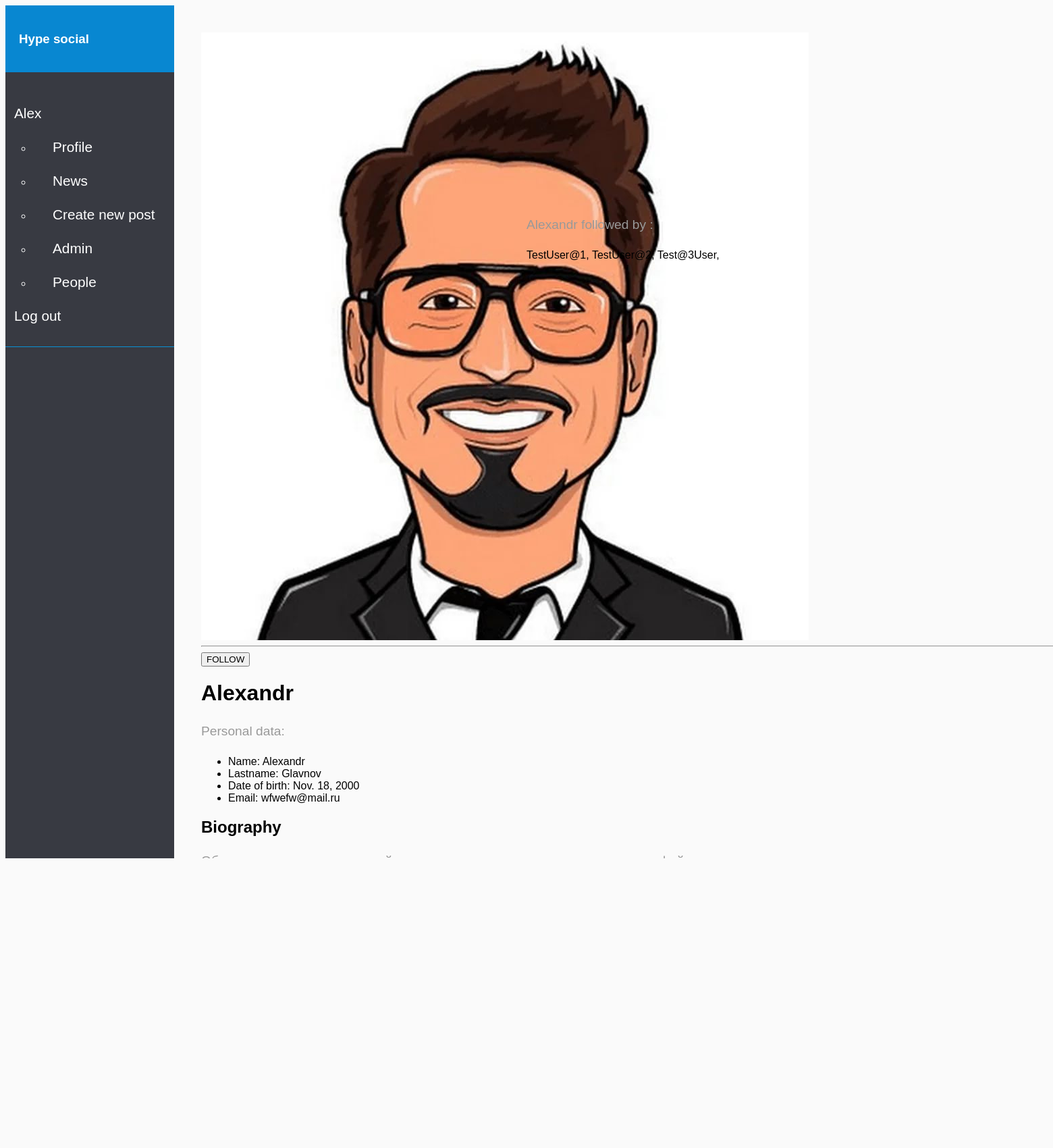
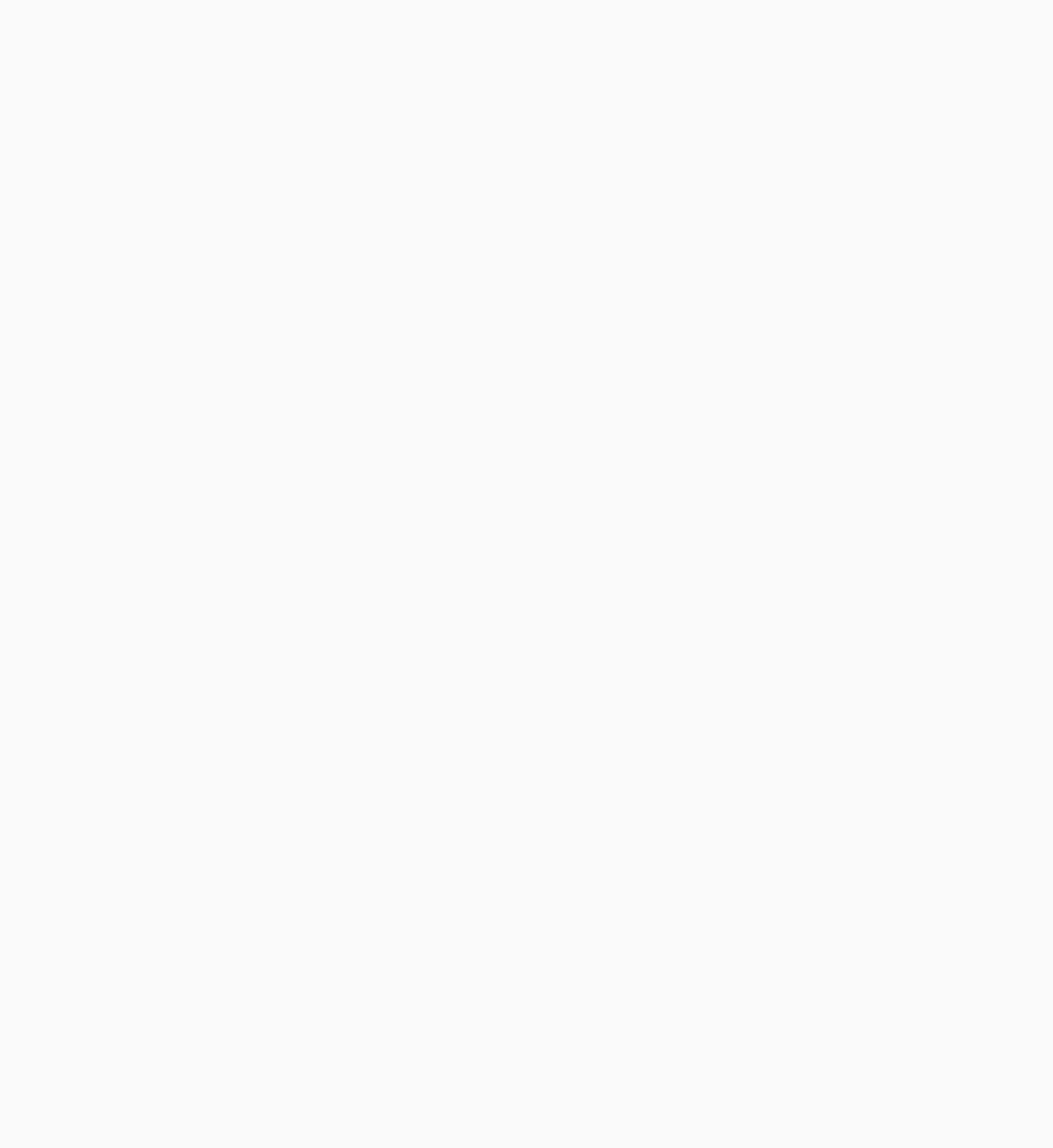
/api/personal_page/1/ (signed in, upper part), run on the app's committed database (2 pictures, top to bottom).
### user/models.py (models this page shows, shortened)
class Profile(models.Model):
    login = models.OneToOneField(User, on_delete=models.CASCADE, default='')
    name = models.CharField(max_length=90,  default='')
    last_name = models.CharField(max_length=90,  default='')
    date_birth = models.DateField(max_length=9)
    email = models.EmailField(max_length=100, unique=True, null=True, blank=True)
    bio = models.TextField(max_length=140)
    ava = models.ImageField(upload_to='avatar/', blank=True, null=True, default="add photo")
    followers = models.ManyToManyField(User, blank=True, related_name='following')
    def __str__(self):
        return self.name

class Post(models.Model):
    title = models.CharField(max_length=140)
    text = models.TextField(verbose_name='text')
    category = models.PositiveSmallIntegerField('category', choices=Category_choices)
    author = models.ForeignKey(Profile, on_delete=models.CASCADE, default=None)
    public_time = models.DateTimeField(default=timezone.now)
    img = models.ImageField(upload_to='posts/', blank=True, null=True, default="add img")

### user/views.py (the view)
# urls.py: path('personal_page/<int:pk>/', ProfilePage.as_view(), name='profile_page'),# another users page
class ProfilePage(DetailView):
    model = Profile
    def get_context_data(self, *, object_list=None, **kwargs, ):
        context = super(ProfilePage, self).get_context_data(**kwargs)
        view_profile = self.get_object()
        context['post'] = Post.objects.all().filter(author=view_profile)
        my_profile = Profile.objects.get(login=self.request.user)
        if view_profile.login in my_profile.followers.all():
            follow = True
        else:
            follow = False
        context['follow'] = follow
        return context

### user/templates/user/profile_detail.html (shortened to what this page needs)
{% extends "user/news.html" %}
{% load rest_framework %}
{% load static %}
{% load thumbnail %}
{% block content %}
    <div class="row">
      <div class="col-lg-5 col-md-6">
        <div class="mb-2">
          {% thumbnail object.ava "400x400" crop="center" as im %}
          <img src="{{MEDIA_URL}}{{ im.url }}" width="{{ im.width }}" height="{{ im.height }}" >
             {% endthumbnail %}
        </div>
          <hr>
          {% if follow %}
          <form action="{% url 'following' %}" method="POST">
              {% csrf_token %}
              <input type="hidden" name="profile_pk" value={{object.pk}}>
              <button type="submit" class="ui negative button">UNFOLLOW</button>
          </form>
          {% else %}
          <form action="{% url 'following' %}" method="POST">
              <button type="submit" class="ui positive button">FOLLOW</button>
          </form>
          {% endif %}
         <div class="following" style="position: absolute; top: 5%; left: 50%">
              <p>
                  {{object.name}} followed by :
          </p>
          {% for p in object.followers.all%}
          <a><a href="{% url 'profile_page' pk=p.pk %}">{{p}},</a></a>
             {% endfor %}
          </div>
        <div class="mb-2 d-flex">
          <h1 class="font-weight-normal">{{object.name}}</h1>
          <div class="social d-flex ml-auto">
            <p class="pr-2 font-weight-normal">Personal data:</p>
          </div>
        </div>
        <div class="mb-2">
          <ul class="list-unstyled">
            <li class="media">
              <span class="w-25 text-black font-weight-normal">Name:</span>
              <label class="media-body">{{object.name}}</label>
            </li>
            <li class="media">
              <span class="w-25 text-black font-weight-normal">Lastname:</span>
              <label class="media-body">{{object.last_name}}</label>
            </li>
            <li class="media">
              <span class="w-25 text-black font-weight-normal">Date of birth:</span>
              <label class="media-body">{{object.date_birth}}</label>
            </li>
            <li class="media">
              <span class="w-25 text-black font-weight-normal">Email: </span>
              <label class="media-body">{{object.email}}</label>
            </li>
          </ul>
        </div>
      </div>
      <div class="col-lg-7 col-md-6 pl-xl-3">
        <h2 class="font-weight-normal">Biography</h2>
        <p>{{object.bio}}</p>
        <ul class="col-lg-3 col-md-5 pl-xl-1"><h2>Posts</h2>
            {% for pos in post %}
            {% thumbnail pos.img "200x200" crop="center" as img %}
            <img src="{{MEDIA_URL}}{{ img.url }}" width="{{ im.width }}" height="{{ im.height }}" >
             {% endthumbnail %}
              {% endfor %}
        </ul>
      </div>
    {% endblock %}

### user/templates/user/news.html (shortened to what this page needs)
{% load rest_framework %}
{% load static %}
{% load thumbnail %}
<html lang="en">
 <html lang="en"><head>
 <link rel="stylesheet" href="{% static 'css/main.css'%}" >
 </head>
<body>
<div class="wrapper">
        <nav id="sidebar">
            <div class="sidebar-header">
                <h3>Hype social</h3>
            </div>
            <ul class="list-unstyled components">
                <li class="active">
                    {% if user.is_authenticated %}
                    <a href="#homeSubmenu" data-toggle="collapse" aria-expanded="false" class="dropdown-toggle">{{ user.get_username }}</a>
                    <ul class="collapse list-unstyled" >
                        <li>
                            <a href="{% url 'personal_page' %}">Profile</a>
                        </li>
                        <li>
                            <a href="{% url 'news' %}">News</a>
                        </li>
                        <li>
                            <a href="{% url 'create_post' %}">Create new post</a>
                        </li>
                        <li>
                            <a href="/admin/">Admin</a>
                        </li>
                        <li>
                            <a href="{% url 'people' %}">People</a>
                        </li>
                    </ul>
                </li>
                <li><a href="/accounts/logout/">Log out</a></li>
            </ul>
            {% else %}
                    <ul class="collapse list-unstyled" >
                <li>
                    <a href="/accounts/login">LogIn</a>
                </li>
              {% endif %}
        </nav>
        <div id="content">
         {% block content %}{% endblock %}
</div>
</div>
</body></html>

### user/static/css/main.css (style rules this page uses)
body { font-family: "Gill Sans", sans-serif; background: #fafafa; }
p { font-family: "Gill Sans", sans-serif; font-size: 1.2em; font-weight: 300; line-height: 1.7em; color: #999; }
a, a:hover, a:focus { color: inherit; text-decoration: none; transition: all 0.3s; }
.wrapper { display: flex; width: 100%; align-items: stretch; }
#sidebar { min-width: 250px; max-width: 250px; background: #383a42; color: #fff; transition: all 0.5s; }
#sidebar .sidebar-header { padding: 20px; background: #0887d1; }
#sidebar ul.components { padding: 20px 0; border-bottom: 1px solid #0991d6; }
#sidebar ul li a { padding: 13px; font-size: 1.3em; display: block; }
#sidebar ul li.active>a, a[aria-expanded="true"] { color: #fff; background: #383a42; }
a[data-toggle="collapse"] { position: relative; }
.dropdown-toggle::after { display: block; position: absolute; top: 50%; right: 20px; transform: translateY(-50%); }
ul ul a { font-size: 1.3em !important; padding-left: 30px !important; background: #383a42; }
#content { width: 100%; padding: 40px; min-height: 100vh; transition: all 0.5s; }

### data on the page
Profile: name "Alexandr", last_name "Glavnov", date_birth "Nov. 18, 2000", email "wfwefw@mail.ru", bio "Обратите внимание, что всякий раз, когда вы имеете дело с загруженными файлами, вы должны внимательно следить за тем, где вы их…"

### other printed values
{{ user.get_username }} "Alex"
{{ p }} "TestUser@1"
{{ p }} "TestUser@2"
{{ p }} "Test@3User"
